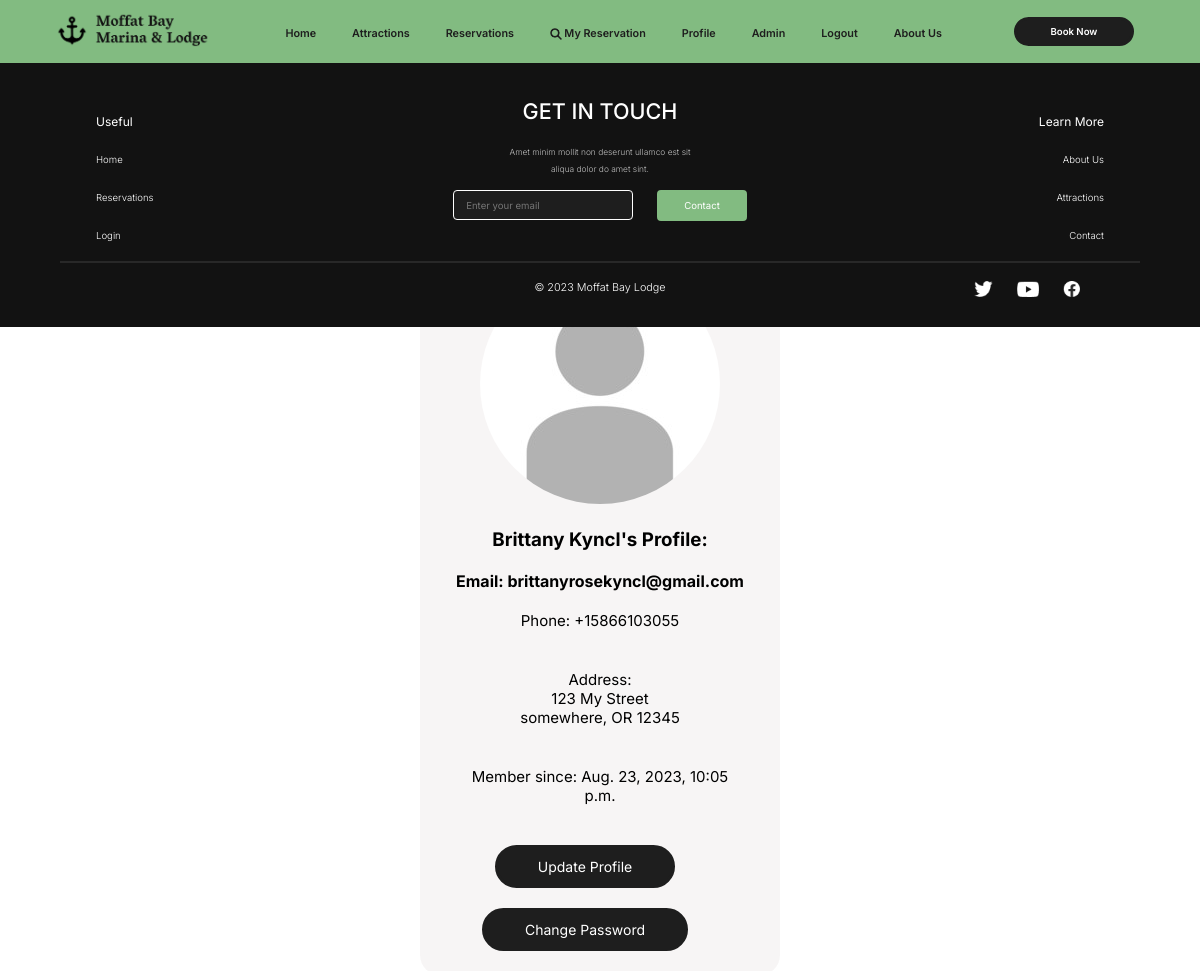
Before: /profile/ (signed in) with the older database file.
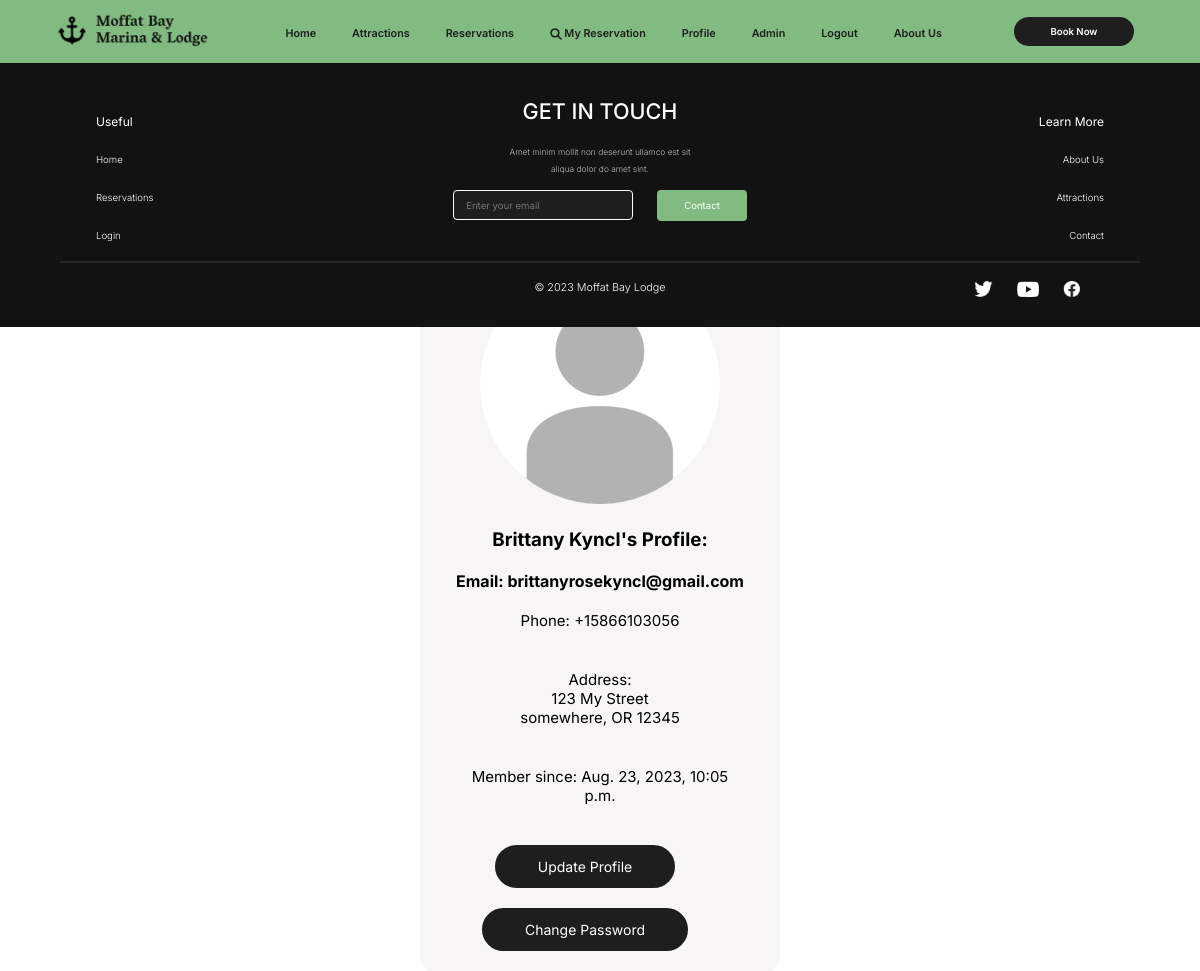
After: the same page with the newer database file.
### account/models.py (models this page shows, shortened)
class Account(AbstractBaseUser):
    email = models.EmailField(verbose_name="email", max_length=60, unique=True)
    first_name = models.CharField(max_length=50,verbose_name="First Name", null=True, blank=True)
    last_name = models.CharField(max_length=50,verbose_name="Last Name", null=True, blank=True)
    street = models.CharField(max_length=50,verbose_name="Address", null=True, blank=True)
    city = models.CharField(max_length=50,verbose_name="City", null=True, blank=True)
    state = models.CharField(max_length=50,verbose_name="State", null=True, blank=True)
    zip = models.CharField(max_length=8,verbose_name="Zipcode", null=True, blank=True)
    phone = PhoneNumberField(verbose_name="Phone Number", blank=True, null=True)
    date_joined = models.DateTimeField(verbose_name="date joined", auto_now_add=True)
    last_login = models.DateTimeField(verbose_name="last login", auto_now=True)
    is_admin = models.BooleanField(default=False)
    is_active = models.BooleanField(default=True)
    is_staff = models.BooleanField(default=False)
    is_superuser = models.BooleanField(default=False)
    hide_email = models.BooleanField(default=True)
    image = models.ImageField(default='profile_pics/default.jpg', upload_to='profile_pics')
    objects = MyAccountManager()
    USERNAME_FIELD = 'email'
    REQUIRED_FIELDS = ['first_name', 'last_name']

### account/views.py (the view)
# urls.py: path('profile/', account_views.profile, name='profile'),
@login_required
def profile(request):
    return render(request, 'account/profile.html', {'title':'Your Profile'})

### account/templates/account/profile.html (shortened to what this page needs)
{% extends "reservations/base.html" %}
{% load crispy_forms_tags %}
{% load static %}
{% block css %}
<link rel="stylesheet" type="text/css" href="{% static 'reservations/accounts.css' %}"/>
{% endblock %}
{% block content %}
<div class="banner">
    <div class="overlay">
        <div class="text-content">
            <img class="account-img" src="{{ user.image.url }}">
            <h3>{{user.first_name}} {{user.last_name}}'s Profile:</h3></br>
            <h4>Email: {{ user.email }}</h4>
            <p class="text-secondary">Phone: {{ user.phone }}</p>
            <p>Address: <br>{{ user.street }}<br>{{ user.city }}, {{ user.state }} {{ user.zip }}</p>
            <p>Member since: {{ user.date_joined }}</p>
        </div>
        <div class="menu-item">
            <button onclick=window.location.href="{% url 'update_profile' %}">Update Profile</button>
        </div>
        <div class="menu-item">
            <button onclick=window.location.href="{% url 'change_password' %}">Change Password</button>
        </div>
    </div>
</div>
{% endblock content %}

### reservations/templates/reservations/base.html (shortened to what this page needs)
{% load static %}
<!DOCTYPE html>
<html lang="en">
<head>
    <link rel="stylesheet" type="text/css" href="{% static 'reservations/base.css' %}"/>
    {% block css%}
    {% endblock %}
</head>
<body>
    <header class="navheader">
        <div class="navcontainer">
            <nav>
                <a href="{% url 'reservations-home' %}" class="logo">
                    <img src="/media/site/logo1_variant1.png" alt="Logo">
                </a>
                <div class="menu">
                    <div class="menu-item"><a href="{% url 'reservations-home' %}">Home</a></div>
                    <div class="menu-item"><a href="#">Attractions</a></div>
                    <div class="menu-item"><a href="#">Reservations</a></div>
                    <div class="menu-item"><a href="#"><img src="/media/site/search.png" alt="Logo">My Reservation</a></div>
                    {% if user.is_authenticated %}
                    <div class="menu-item"><a href="{% url 'profile' %}">Profile</a></div>
                    {% if user.is_superuser %}
                    <div class="menu-item"><a href="/admin/">Admin</a></div>
                    {% endif %}
                    <div class="menu-item"><a href="{% url 'logout' %}">Logout</a></div>
                    {% else %}
                    <div class="menu-item"><a href="{% url 'login' %}">Login</a></div>
                    {% endif %}
                    <div class="menu-item"><a href="#">About Us</a></div>
                    <div class="menu-item"><button>Book Now</button></div>
                </div>
            </nav>
        </div>
    </header>
    {% block content %}
    {% endblock %}
    <footer class="footer">
        <div class="footer-section main-section">
            <div class="footer-left">
                <h3>Useful</h3>
                <div class="menu">
                    <div class="menu-item"><a href="#">Home</a></div>
                    <div class="menu-item"><a href="#">Reservations</a></div>
                    <div class="menu-item"><a href="#">Login</a></div>
                </div>
            </div>
            <div class="footer-column subscribe">
                <h2>GET IN TOUCH</h2>
                <p>Amet minim mollit non deserunt ullamco est
                    sit aliqua dolor do amet sint.</p>
                <form class="email-form">
                    <input type="email" placeholder="Enter your email">
                    <button type="submit">Contact</button>
                </form>
            </div>
            <div class="footer-right">
                <h3>Learn More</h3>
                <div class="menu">
                    <div class="menu-item"><a href="#">About Us</a></div>
                    <div class="menu-item"><a href="#">Attractions</a></div>
                    <div class="menu-item"><a href="#">Contact</a></div>
                </div>
            </div>
        </div>
        <div class="footer-section bottom-section">
            <p></p>
            <p>&copy; 2023 Moffat Bay Lodge</p>
            <div class="socials">
                <img src="/media/site/Facebook (logo).png" alt="Logo">
                <a href="https://www.youtube.com/results?search_query=moffat-bay" target="_blank"><img src="/media/site/YouTube (logo).png" alt="Logo"></a>
                <img src="/media/site/twitter.png" alt="Logo">
            </div>
        </div>
      </footer>
</body>
</html>

### reservations/static/reservations/base.css (style rules this page uses)
* { margin: 0; padding: 0; font-family: 'Inter', sans-serif; box-sizing: border-box; }
.navheader { position: fixed; width: 100%; min-height: 5vh; background: #82BB81; z-index: 2; }
nav { display: flex; justify-content: space-between; align-items: center; }
.logo img { max-width: 15vw; min-width: 14vh; margin-left: 3.5vw; }
.menu { display: flex; align-items: center; gap: 3vw; min-height: 5vh; }
.menu-item button { color: #fff; background-color: #1E1E1E; padding: .5vw 2.8vw; margin: 0 5.5vw 0 3vw; border: 3px solid #1E1E1E; border-radius: 40px; cursor: pointer; font-weight: 600; font-size: .8vw; }
.menu-item a { text-decoration: none; color: #1E1E1E; font-weight: 600; font-size: .9vw; position: relative; }
.menu-item img { vertical-align: middle; margin-right: 0.2vw; width: 1vw; }
.menu-item a::before { content: ''; position: absolute; left: -0.8vw; right: -0.8vw; bottom: -.8vh; height: 3px; background: #1E1E1E; transform: scaleX(0); transition: 0.3s; }
.footer { display: grid; grid-template-columns: 1fr; color: #fff; width: 100%; height: auto; background-color: #121212; position: relative; z-index: 1; padding-bottom: 1vw; }
.footer-section { display: grid; grid-template-columns: repeat(3, 1fr); gap: 2vw; padding: 1.5vw 5vw; text-align: center; }
.bottom-section { grid-column: 1 / 3; }
.bottom-section { border-top: 2px solid rgba(128, 128, 128, 0.192); width: 90vw; margin: 0 auto; font-size: .9vw; font-weight: 300; }
.footer-left, .footer-left { text-align: left; padding-left: 3vw; }
.footer-right, .footer-right { text-align: right; padding-right: 3vw; }
.footer .menu { display: block; }
.footer .menu-item { margin-top: 1.5vw; }
.footer-column.subscribe p { font-size: .7vw; font-weight: 300; line-height: 2em; color:#ffffffbb; max-width: 16vw; text-align: center; margin: 0 auto; }
.footer-column h2 { font-size: 1.8vw; margin: 20px; font-weight: 500; }
.footer h3 { margin-top: 3vw; font-size: 1vw; font-weight: 400; }
.footer .menu-item a { font-size: .8vw; font-weight: 300; text-decoration: none; color:#fff; padding: 0; }
.footer .menu-item a::before { background: #82BB81; }
.socials img { padding-left: 2vw; float: right; height: 1.5em; }
.email-form { display: flex; align-items: center; padding: 1vw 3vw; }
.email-form input[type="email"] { padding: 0.5vw 1vw; border: 1px solid #fff; border-radius: 4px; outline: none; background-color: #1E1E1E; height: 2.5vw; width: 15vw; font-size: .8vw; color: #ffff; }
.email-form button { background-color: #82BB81; color: #fff; cursor: pointer; padding: .6vw 2vw; border: 3px solid #82BB81; border-radius: 4px; margin-left: 2vw; font-size: .8vw; }

### reservations/static/reservations/accounts.css (style rules this page uses)
.banner { height: auto; overflow: hidden; }
.banner img { display: block; width: 100%; height: auto; margin-top: 5vh; padding: 0; }
.overlay { display: flex; flex-direction: column; align-items: center; position: absolute; top: 15%; left: 35%; width: 30%; height: auto; padding-bottom: 2%; background-color: rgba(245, 243, 243, 0.801); border-radius: 20px; }
.text-content { text-align: center; }
.text-content p { font-size: 15px; padding: 20px 50px 20px 50px; }
.overlay img { margin: 20px; max-width: 20vw; min-width: 18vh; }
.overlay .menu-item button { margin-top: 20px; font-size: 14px; font-weight: 400; padding: 10px 40px; }
.overlay .account-img { width: auto; height: auto; border-radius: 50%; margin: auto; margin-bottom: 3vh; }

Changed rows visible on the page:
changed Account "Brittany": phone "+15866103055" → "+15866103056"
